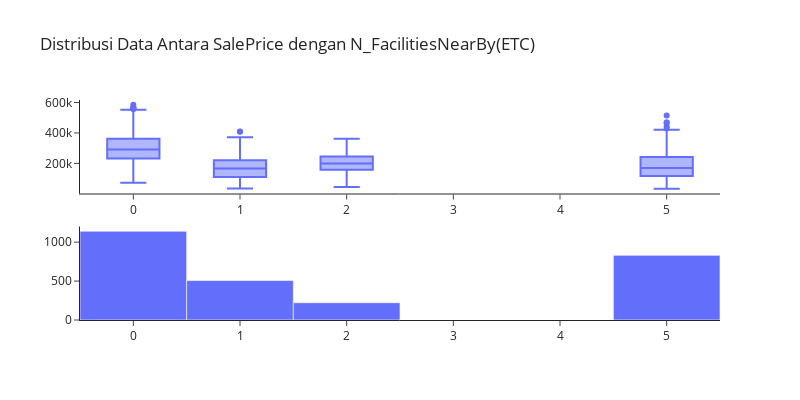

Write notebook code for a chart like this one.
### Markdown cell above
### **Analisis Data SalePrice(Target) Terhadap Data Fasilitas Apartement**

### Code cell
# membuat subplot berisi 2 baris dan 1 kolom
fig = make_subplots(rows=2, cols=1)

# menambahkan grafik boxplot pada kolom ke-1 baris ke-1
fig.add_trace(
    px.box(df, x="N_FacilitiesNearBy(ETC)", y='SalePrice').data[0],
    row=1, col=1
)

# menambahkan grafik histogram pada baris ke 2 kolom ke 1
fig.add_trace(
    px.histogram(df, y="SalePrice", x="N_FacilitiesNearBy(ETC)", histfunc='count').data[0],
    row=2, col=1
)

# Update layout untuk membuar bingkai
fig.update_layout(
    title_text="Distribusi Data Antara SalePrice dengan N_FacilitiesNearBy(ETC)",
    xaxis_title=" ",
    yaxis_title=" ",
    showlegend=False,
    width=800,
    height=400,
    template="simple_white"
)

# menampilkan grafik
fig.show()

### Figure 1 — Plotly figure (JSON) as saved in the notebook; plotly's stock layout.template omitted (floating-point values rounded to 4 significant figures; data arrays with more than 128 entries replaced by an {"elided": "..."} marker saying what was removed)
{"data": [{"alignmentgroup": "True", "hovertemplate": "N_FacilitiesNearBy(ETC)=%{x}<br>SalePrice=%{y}<extra></extra>", "legendgroup": "", "marker": {"color": "#636efa"}, "name": "", "notched": false, "offsetgroup": "", "orientation": "v", "showlegend": false, "type": "box", "x": {"elided": "2701 int values"}, "x0": " ", "xaxis": "x", "y": {"elided": "2701 int values"}, "y0": " ", "yaxis": "y"}, {"alignmentgroup": "True", "bingroup": "x", "histfunc": "count", "hovertemplate": "N_FacilitiesNearBy(ETC)=%{x}<br>count=%{y}<extra></extra>", "legendgroup": "", "marker": {"color": "#636efa", "pattern": {"shape": ""}}, "name": "", "offsetgroup": "", "orientation": "v", "showlegend": false, "type": "histogram", "x": {"elided": "2701 int values"}, "xaxis": "x2", "y": {"elided": "2701 int values"}, "yaxis": "y2"}], "layout": {"height": 400, "showlegend": false, "title": {"text": "Distribusi Data Antara SalePrice dengan N_FacilitiesNearBy(ETC)"}, "width": 800, "xaxis": {"anchor": "y", "domain": [0, 1], "title": {"text": " "}}, "xaxis2": {"anchor": "y2", "domain": [0, 1]}, "yaxis": {"anchor": "x", "domain": [0.575, 1], "title": {"text": " "}}, "yaxis2": {"anchor": "x2", "domain": [0, 0.425]}}}
